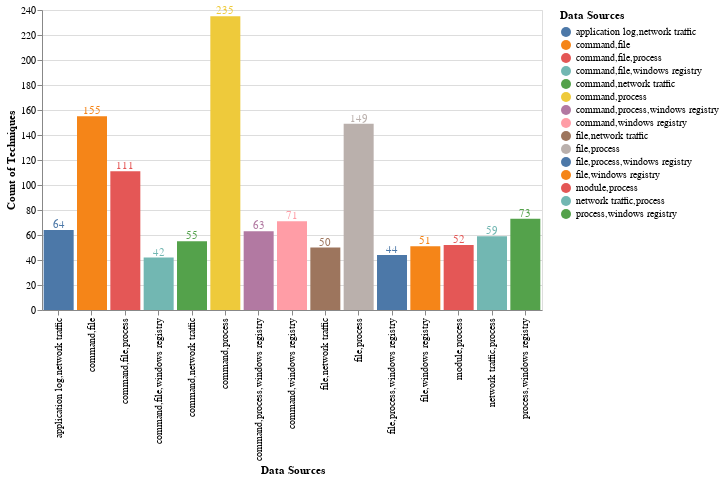

Notebook cell for this chart:
### Code cell
subsets_graph_2 = pandas.DataFrame({
    'Data Sources': list(subsets_graph.index),
    'Count of Techniques': subsets_graph['subsets_count'].tolist()})

bars = alt.Chart(subsets_graph_2).mark_bar().encode(x ='Data Sources', y ='Count of Techniques', color='Data Sources').properties(width=500)
text = bars.mark_text(align='center',baseline='middle',dx= 0,dy=-5).encode(text='Count of Techniques')
bars + text

### Figure 1 — Vega-Lite specification as saved in the notebook (floating-point values rounded to 4 significant figures)
{"config": {"view": {"continuousWidth": 300, "continuousHeight": 300}}, "layer": [{"mark": {"type": "bar"}, "encoding": {"color": {"field": "Data Sources", "type": "nominal"}, "x": {"field": "Data Sources", "type": "nominal"}, "y": {"field": "Count of Techniques", "type": "quantitative"}}}, {"mark": {"type": "text", "align": "center", "baseline": "middle", "dx": 0, "dy": -5}, "encoding": {"color": {"field": "Data Sources", "type": "nominal"}, "text": {"field": "Count of Techniques", "type": "quantitative"}, "x": {"field": "Data Sources", "type": "nominal"}, "y": {"field": "Count of Techniques", "type": "quantitative"}}}], "data": {"name": "data-d593ef2d9379bbf8b55b162ee9aaea94"}, "width": 500, "$schema": "https://vega.github.io/schema/vega-lite/v5.20.1.json", "datasets": {"data-d593ef2d9379bbf8b55b162ee9aaea94": [{"Data Sources": "command,process", "Count of Techniques": 235}, {"Data Sources": "command,file", "Count of Techniques": 155}, {"Data Sources": "file,process", "Count of Techniques": 149}, {"Data Sources": "command,file,process", "Count of Techniques": 111}, {"Data Sources": "process,windows registry", "Count of Techniques": 73}, {"Data Sources": "command,windows registry", "Count of Techniques": 71}, {"Data Sources": "application log,network traffic", "Count of Techniques": 64}, {"Data Sources": "command,process,windows registry", "Count of Techniques": 63}, {"Data Sources": "network traffic,process", "Count of Techniques": 59}, {"Data Sources": "command,network traffic", "Count of Techniques": 55}, {"Data Sources": "module,process", "Count of Techniques": 52}, {"Data Sources": "file,windows registry", "Count of Techniques": 51}, {"Data Sources": "file,network traffic", "Count of Techniques": 50}, {"Data Sources": "file,process,windows registry", "Count of Techniques": 44}, {"Data Sources": "command,file,windows registry", "Count of Techniques": 42}]}}
